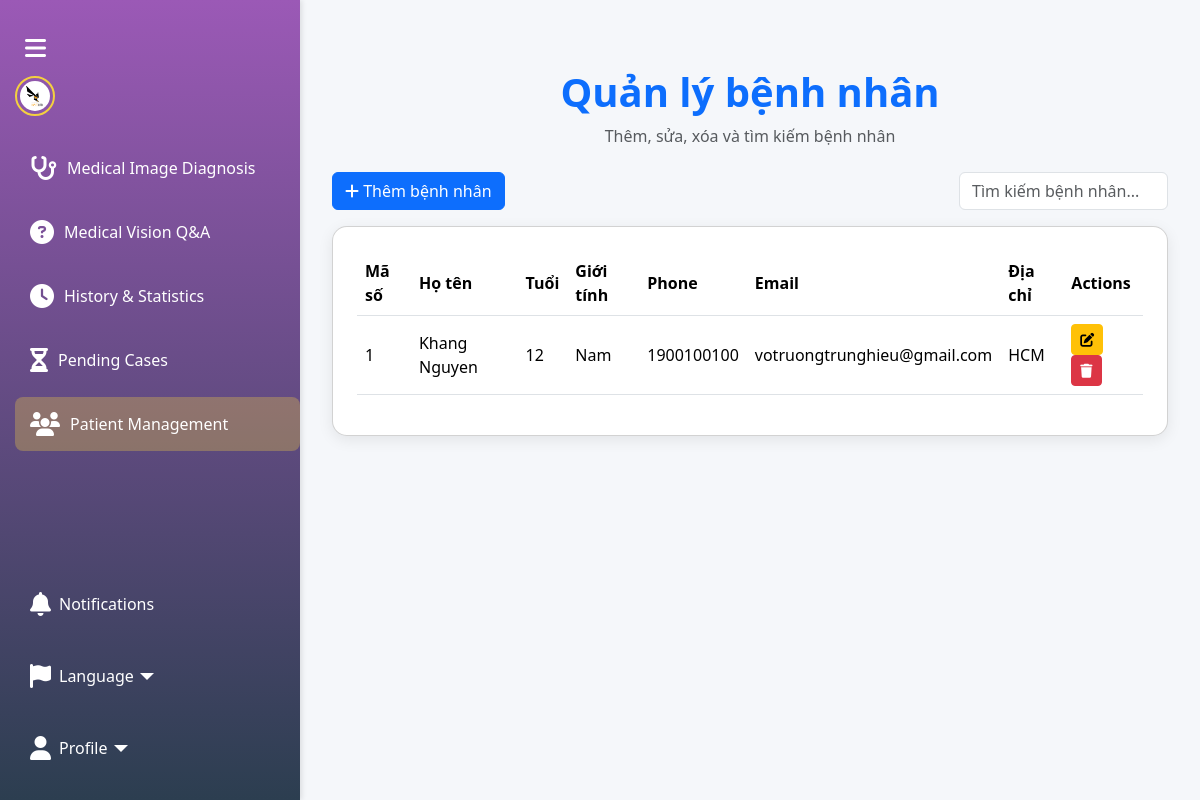
/patient-management (signed in), run on an earlier commit of the app's database.
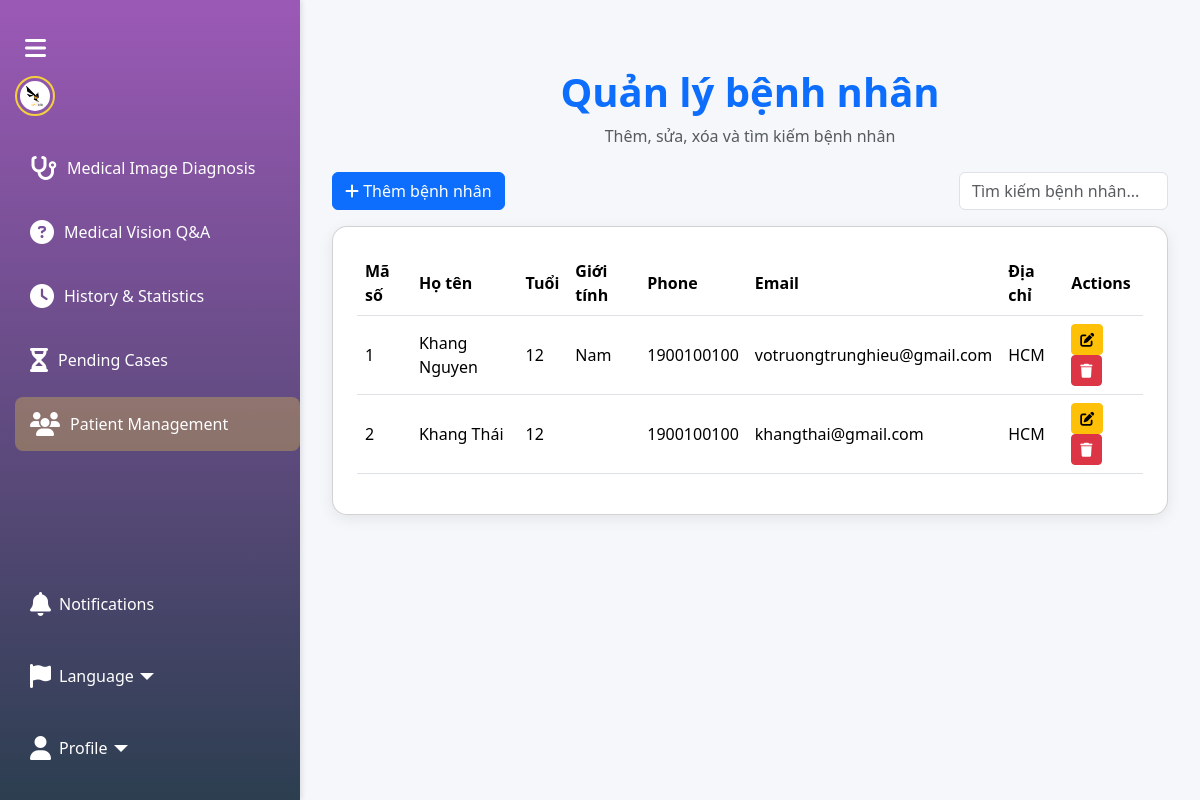
And on a later commit of the database.
### tables this page shows
CREATE TABLE patients (
            id INTEGER PRIMARY KEY AUTOINCREMENT,
            name TEXT NOT NULL,
            age INTEGER,
            gender TEXT,
            phone TEXT,
            email TEXT,
            address TEXT,
            creator_id INTEGER NOT NULL
        );

### app.py (the view)
@app.route("/patient-management")
def patient_management():
    if ('user_id' not in session) or ('user_role' not in session):
        flash("Vui lòng đăng nhập", "danger")
        return redirect(url_for('index'))
    if (session['user_role'] != 'doctor'):
        flash("Role khong hop le", "danger")
        return redirect(url_for('index'))
    user_id = session['user_id']
    conn = get_db_conn()
    patients = conn.execute(
        "SELECT * FROM patients WHERE creator_id = ?",
        (user_id,)
    ).fetchall()
    conn.close()
    return render_template("patient_management.html", isDoctor=True, show_patient_management=True, patients=patients)

### app.py (called while the page is built)
def get_db_conn():
    conn = sqlite3.connect(DB_FILE)
    conn.row_factory = sqlite3.Row
    return conn

### templates/patient_management.html (shortened to what this page needs)
<!DOCTYPE html>
<html lang="en">
<head>
  <link href="https://cdn.jsdelivr.net/npm/bootstrap@5.3.2/dist/css/bootstrap.min.css" rel="stylesheet">
  <link rel="stylesheet" href="https://cdnjs.cloudflare.com/ajax/libs/font-awesome/6.4.2/css/all.min.css">
  <link rel="stylesheet" href="{{ url_for('static', filename='sidebar.css') }}">
</head>
<body class="sidebar-collapsed" data-page="patient-management">
  {% include "sidebar.html" %}
  <div class="content">
    <div class="container py-5">
      <div class="text-center mb-4">
        <h1 class="fw-bold text-primary">Quản lý bệnh nhân</h1>
        <p class="text-muted">Thêm, sửa, xóa và tìm kiếm bệnh nhân</p>
      </div>
      <div class="mb-3 d-flex justify-content-between">
        <button class="btn btn-primary" data-bs-toggle="modal" data-bs-target="#addPatientModal">
          <i class="fas fa-plus"></i> Thêm bệnh nhân
        </button>
        <input type="text" id="searchInput" class="form-control w-25" placeholder="Tìm kiếm bệnh nhân...">
      </div>
      <div class="card p-4">
        <div class="table-responsive">
          <table class="table table-hover">
            <thead>
              <tr>
                <th>Mã số</th>
                <th>Họ tên</th>
                <th>Tuổi</th>
                <th>Giới tính</th>
                <th>Phone</th>
                <th>Email</th>
                <th>Địa chỉ</th>
                <th>Actions</th>
              </tr>
            </thead>
            <tbody>
              {% for p in patients %}
              <tr>
                <td>{{ p.id }}</td>
                <td>{{ p.name }}</td>
                <td>{{ p.age }}</td>
                <td>{{ p.gender }}</td>
                <td>{{ p.phone }}</td>
                <td>{{ p.email }}</td>
                <td>{{ p.address }}</td>
                <td>
                  <button class="btn btn-sm btn-warning edit-btn" data-bs-toggle="modal" data-bs-target="#editPatientModal"
                    data-id="{{ p.id }}" data-name="{{ p.name }}" data-age="{{ p.age }}" data-gender="{{ p.gender }}"
                    data-phone="{{ p.phone }}" data-email="{{ p.email }}" data-address="{{ p.address }}">
                    <i class="fas fa-edit"></i>
                  </button>
                  <form action="{{ url_for('delete_patient', id=p.id) }}" method="POST" class="d-inline">
                    <button type="submit" class="btn btn-sm btn-danger" onclick="return confirm('Bạn có chắc muốn xóa?')">
                      <i class="fas fa-trash"></i>
                    </button>
                  </form>
                </td>
              </tr>
              {% endfor %}
            </tbody>
          </table>
        </div>
      </div>
    </div>
  </div>
</body>
</html>

### templates/sidebar.html (shortened to what this page needs)
<div class="sidebar" id="sidebar">
  <div class="toggle-btn" id="toggleSidebar">
    <i class="fas fa-bars"></i>
  </div>
  <a href="/">
    <img src="/static/logo.png" alt="Logo" class="logo">
  </a>
  <div class="menu-section">
    <a class="nav-link" href="/diagnose" data-page="diagnose">
      <i class="fas fa-stethoscope"></i>
      <span class="nav-text">Medical Image Diagnosis</span>
    </a>
    <a class="nav-link" href="/vision-qa" data-page="vision-qa">
      <i class="fas fa-circle-question"></i>
      <span class="nav-text">Medical Vision Q&A</span>
    </a>
    <a class="nav-link" href="/history" data-page="history">
      <i class="fas fa-clock"></i>
      <span class="nav-text">History & Statistics</span>
    </a>
    {% if isDoctor %}
    <a class="nav-link" href="/pending-cases" data-page="pending-cases">
      <i class="fas fa-hourglass-half"></i>
      <span class="nav-text">Pending Cases</span>
    </a>
    {% endif %}
    {% if show_patient_management %}
    <a class="nav-link" href="/patient-management" data-page="patient-management">
      <i class="fas fa-users"></i>
      <span class="nav-text">Patient Management</span>
    </a>
    {% endif %}
  </div>
  <div class="menu-section menu-bottom">
    <a class="nav-link position-relative" href="#" data-bs-toggle="modal" data-bs-target="#notificationsModal">
      <i class="fas fa-bell"></i>
      <span class="nav-text ms-2">Notifications</span>
    </a>
    <div class="dropdown w-100 mt-2">
      <a class="dropdown-toggle d-flex align-items-center nav-link" href="#" id="langToggle" data-bs-toggle="dropdown" data-bs-display="static" aria-expanded="false">
        <i class="fas fa-flag"></i>
        <span class="nav-text ms-2">Language</span>
      </a>
    </div>
    <div class="dropdown w-100 mt-2">
      <a class="dropdown-toggle d-flex align-items-center nav-link" href="#" id="profileToggle" data-bs-toggle="dropdown" data-bs-display="static" aria-expanded="false">
        <i class="fas fa-user"></i>
        <span class="nav-text ms-2">Profile</span>
      </a>
    </div>
  </div>
</div>

### static/sidebar.css (style rules this page uses)
.sidebar { position: fixed; top: 0; left: 0; width: 60px; height: 100vh; background: linear-gradient(180deg, #9b59b6, #2c3e50); box-shadow: 2px 0 5px rgba(0,0,0,0.1); display: flex; flex-direction: column; align-items: center; padding-top: 20px; z-index: 1000; transition: width 0.3s ease; }
.sidebar.expanded { width: 300px; align-items: flex-start; padding-left: 15px; }
.sidebar .toggle-btn { color: #fff; font-size: 1.5rem; padding: 10px; cursor: pointer; }
.sidebar .logo { max-height: 40px; border-radius: 50%; border: 2px solid #f4d03f; padding: 3px; margin-bottom: 20px; }
.sidebar .menu-section { flex:1; display:flex; flex-direction:column; width:100%; }
.sidebar .menu-bottom { display:flex; flex-direction:column; justify-content:flex-end; padding-bottom:20px; }
.sidebar .nav-link { color: #fff; font-size: 1.5rem; padding: 15px; margin: 5px 0; display: flex; align-items: center; width: 100%; text-decoration: none; border-radius: 8px; }
.sidebar .nav-link.active, .sidebar .nav-link:hover { background: rgba(244,208,63,0.3); }
.sidebar .nav-text { display: none; margin-left: 10px; font-size: 1rem; }
.sidebar.expanded .nav-text { display: inline; }
.content { margin-left: 60px; padding: 20px; transition: margin-left 0.3s ease; }
.sidebar.expanded ~ .content { margin-left: 300px; }

### templates/patient_management.html (style rules this page uses)
body { background: #f5f7fa; }
.card { border-radius: 15px; box-shadow: 0px 4px 15px rgba(0,0,0,0.08); }
.table td, .table th { vertical-align: middle; }
#searchInput { max-width: 300px; }

What changed in the data, as far as the page shows it:
added patients: id "2", name "Khang Thái", age "12", phone "1900100100", email "khangthai@gmail.com", address "HCM"
